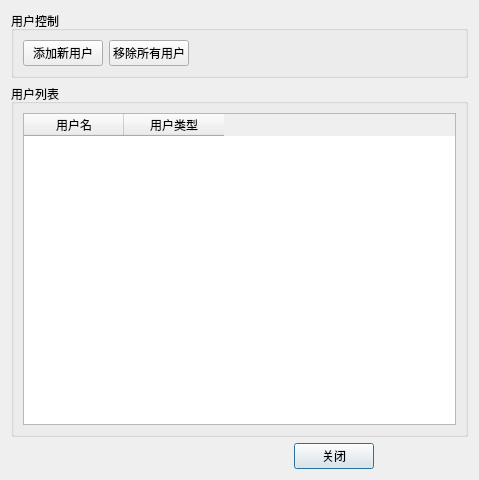
<?xml version="1.0" encoding="UTF-8"?>
<ui version="4.0">
 <class>UserConfig</class>
 <widget class="QDialog" name="UserConfig">
  <property name="geometry">
   <rect>
    <x>0</x>
    <y>0</y>
    <width>479</width>
    <height>480</height>
   </rect>
  </property>
  <property name="windowTitle">
   <string>UserConfig</string>
  </property>
  <layout class="QGridLayout" name="gridLayout_4">
   <item row="1" column="0">
    <widget class="QGroupBox" name="groupBox">
     <property name="title">
      <string>用户列表</string>
     </property>
     <layout class="QGridLayout" name="gridLayout_2">
      <item row="0" column="0">
       <widget class="QTableWidget" name="tableWidget">
        <column>
         <property name="text">
          <string>用户名</string>
         </property>
        </column>
        <column>
         <property name="text">
          <string>用户类型</string>
         </property>
        </column>
       </widget>
      </item>
     </layout>
    </widget>
   </item>
   <item row="2" column="0">
    <layout class="QGridLayout" name="gridLayout_3">
     <item row="0" column="4">
      <spacer name="horizontalSpacer_3">
       <property name="orientation">
        <enum>Qt::Horizontal</enum>
       </property>
       <property name="sizeHint" stdset="0">
        <size>
         <width>40</width>
         <height>20</height>
        </size>
       </property>
      </spacer>
     </item>
     <item row="0" column="0">
      <spacer name="horizontalSpacer_2">
       <property name="orientation">
        <enum>Qt::Horizontal</enum>
       </property>
       <property name="sizeHint" stdset="0">
        <size>
         <width>40</width>
         <height>20</height>
        </size>
       </property>
      </spacer>
     </item>
     <item row="0" column="3">
      <widget class="QPushButton" name="pushButton_close">
       <property name="text">
        <string>关闭</string>
       </property>
      </widget>
     </item>
     <item row="0" column="2">
      <spacer name="horizontalSpacer">
       <property name="orientation">
        <enum>Qt::Horizontal</enum>
       </property>
       <property name="sizeHint" stdset="0">
        <size>
         <width>40</width>
         <height>20</height>
        </size>
       </property>
      </spacer>
     </item>
     <item row="0" column="1">
      <spacer name="horizontalSpacer_4">
       <property name="orientation">
        <enum>Qt::Horizontal</enum>
       </property>
       <property name="sizeHint" stdset="0">
        <size>
         <width>40</width>
         <height>20</height>
        </size>
       </property>
      </spacer>
     </item>
    </layout>
   </item>
   <item row="0" column="0">
    <widget class="QGroupBox" name="groupBox_2">
     <property name="title">
      <string>用户控制</string>
     </property>
     <layout class="QGridLayout" name="gridLayout_5">
      <item row="0" column="0">
       <layout class="QGridLayout" name="gridLayout">
        <item row="0" column="0">
         <widget class="QPushButton" name="pushButton_adduser">
          <property name="text">
           <string>添加新用户</string>
          </property>
         </widget>
        </item>
        <item row="0" column="2">
         <spacer name="horizontalSpacer_5">
          <property name="orientation">
           <enum>Qt::Horizontal</enum>
          </property>
          <property name="sizeHint" stdset="0">
           <size>
            <width>40</width>
            <height>20</height>
           </size>
          </property>
         </spacer>
        </item>
        <item row="0" column="1">
         <widget class="QPushButton" name="pushButton_rmall">
          <property name="text">
           <string>移除所有用户</string>
          </property>
         </widget>
        </item>
       </layout>
      </item>
     </layout>
    </widget>
   </item>
  </layout>
 </widget>
 <resources/>
 <connections/>
</ui>
